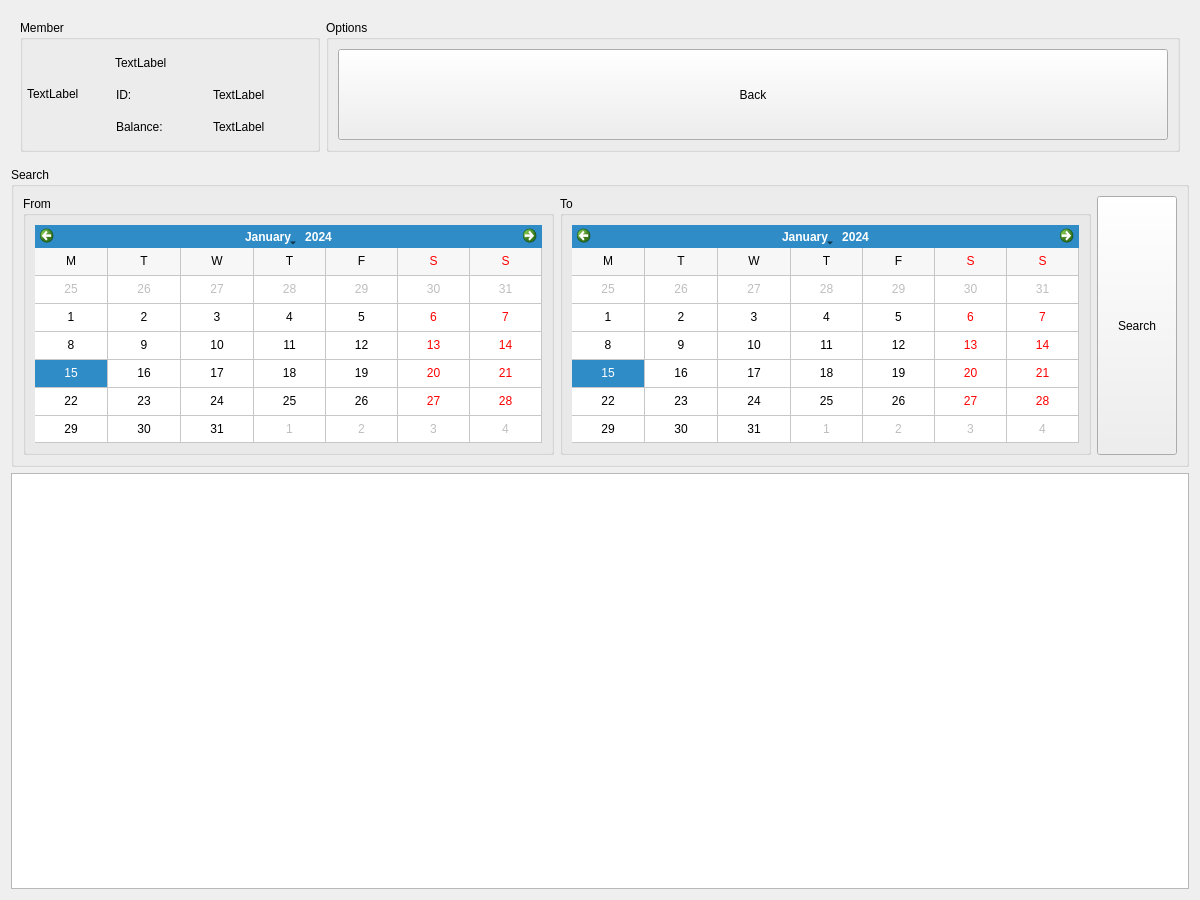
<?xml version="1.0" encoding="UTF-8"?>
<ui version="4.0">
 <class>AccountView</class>
 <widget class="QWidget" name="AccountView">
  <property name="geometry">
   <rect>
    <x>0</x>
    <y>0</y>
    <width>1200</width>
    <height>900</height>
   </rect>
  </property>
  <property name="minimumSize">
   <size>
    <width>1200</width>
    <height>900</height>
   </size>
  </property>
  <property name="windowTitle">
   <string>Account View</string>
  </property>
  <layout class="QVBoxLayout" name="verticalLayout">
   <item>
    <widget class="QWidget" name="topPanelWidget" native="true">
     <property name="minimumSize">
      <size>
       <width>0</width>
       <height>150</height>
      </size>
     </property>
     <property name="maximumSize">
      <size>
       <width>16777215</width>
       <height>150</height>
      </size>
     </property>
     <layout class="QHBoxLayout" name="horizontalLayout">
      <item>
       <widget class="QGroupBox" name="memberGroupBox">
        <property name="minimumSize">
         <size>
          <width>300</width>
          <height>0</height>
         </size>
        </property>
        <property name="maximumSize">
         <size>
          <width>300</width>
          <height>16777215</height>
         </size>
        </property>
        <property name="title">
         <string>Member</string>
        </property>
        <layout class="QHBoxLayout" name="horizontalLayout_3">
         <property name="spacing">
          <number>4</number>
         </property>
         <property name="leftMargin">
          <number>4</number>
         </property>
         <property name="topMargin">
          <number>4</number>
         </property>
         <property name="rightMargin">
          <number>4</number>
         </property>
         <property name="bottomMargin">
          <number>4</number>
         </property>
         <item>
          <widget class="QLabel" name="memberImage">
           <property name="minimumSize">
            <size>
             <width>80</width>
             <height>80</height>
            </size>
           </property>
           <property name="maximumSize">
            <size>
             <width>80</width>
             <height>80</height>
            </size>
           </property>
           <property name="text">
            <string>TextLabel</string>
           </property>
          </widget>
         </item>
         <item>
          <widget class="QWidget" name="memberView" native="true">
           <layout class="QVBoxLayout" name="verticalLayout_2">
            <property name="spacing">
             <number>3</number>
            </property>
            <property name="leftMargin">
             <number>4</number>
            </property>
            <property name="topMargin">
             <number>4</number>
            </property>
            <property name="rightMargin">
             <number>4</number>
            </property>
            <property name="bottomMargin">
             <number>4</number>
            </property>
            <item>
             <widget class="QLabel" name="memberNameLabel">
              <property name="text">
               <string>TextLabel</string>
              </property>
             </widget>
            </item>
            <item>
             <widget class="QWidget" name="memberIdWidget" native="true">
              <layout class="QHBoxLayout" name="horizontalLayout_4">
               <property name="spacing">
                <number>1</number>
               </property>
               <property name="leftMargin">
                <number>1</number>
               </property>
               <property name="topMargin">
                <number>1</number>
               </property>
               <property name="rightMargin">
                <number>1</number>
               </property>
               <property name="bottomMargin">
                <number>1</number>
               </property>
               <item>
                <widget class="QLabel" name="memberIdLabel">
                 <property name="text">
                  <string>ID:</string>
                 </property>
                </widget>
               </item>
               <item>
                <widget class="QLabel" name="memberIdInfo">
                 <property name="text">
                  <string>TextLabel</string>
                 </property>
                </widget>
               </item>
              </layout>
             </widget>
            </item>
            <item>
             <widget class="QWidget" name="memberAccountWidget" native="true">
              <layout class="QHBoxLayout" name="horizontalLayout_5">
               <property name="spacing">
                <number>1</number>
               </property>
               <property name="leftMargin">
                <number>1</number>
               </property>
               <property name="topMargin">
                <number>1</number>
               </property>
               <property name="rightMargin">
                <number>1</number>
               </property>
               <property name="bottomMargin">
                <number>1</number>
               </property>
               <item>
                <widget class="QLabel" name="memberBalanceLabel">
                 <property name="text">
                  <string>Balance:</string>
                 </property>
                </widget>
               </item>
               <item>
                <widget class="QLabel" name="memberBalanceInfo">
                 <property name="text">
                  <string>TextLabel</string>
                 </property>
                </widget>
               </item>
              </layout>
             </widget>
            </item>
           </layout>
          </widget>
         </item>
        </layout>
       </widget>
      </item>
      <item>
       <widget class="QGroupBox" name="optionsGroupBox">
        <property name="title">
         <string>Options</string>
        </property>
        <layout class="QHBoxLayout" name="horizontalLayout_2">
         <item>
          <widget class="QPushButton" name="backPushButton">
           <property name="sizePolicy">
            <sizepolicy hsizetype="Minimum" vsizetype="Expanding">
             <horstretch>0</horstretch>
             <verstretch>0</verstretch>
            </sizepolicy>
           </property>
           <property name="text">
            <string>Back</string>
           </property>
          </widget>
         </item>
        </layout>
       </widget>
      </item>
     </layout>
    </widget>
   </item>
   <item>
    <widget class="QGroupBox" name="searchGroupBox">
     <property name="minimumSize">
      <size>
       <width>0</width>
       <height>300</height>
      </size>
     </property>
     <property name="maximumSize">
      <size>
       <width>16777215</width>
       <height>300</height>
      </size>
     </property>
     <property name="title">
      <string>Search</string>
     </property>
     <layout class="QHBoxLayout" name="horizontalLayout_6">
      <item>
       <widget class="QGroupBox" name="fromGroupBox">
        <property name="minimumSize">
         <size>
          <width>0</width>
          <height>0</height>
         </size>
        </property>
        <property name="title">
         <string>From</string>
        </property>
        <layout class="QHBoxLayout" name="horizontalLayout_7">
         <item>
          <widget class="QCalendarWidget" name="fromCalendarWidget">
           <property name="gridVisible">
            <bool>true</bool>
           </property>
           <property name="horizontalHeaderFormat">
            <enum>QCalendarWidget::SingleLetterDayNames</enum>
           </property>
           <property name="verticalHeaderFormat">
            <enum>QCalendarWidget::NoVerticalHeader</enum>
           </property>
           <property name="dateEditEnabled">
            <bool>false</bool>
           </property>
          </widget>
         </item>
        </layout>
       </widget>
      </item>
      <item>
       <widget class="QGroupBox" name="toGroupBox">
        <property name="minimumSize">
         <size>
          <width>450</width>
          <height>0</height>
         </size>
        </property>
        <property name="title">
         <string>To</string>
        </property>
        <layout class="QHBoxLayout" name="horizontalLayout_8">
         <item>
          <widget class="QCalendarWidget" name="toCalendarWidget">
           <property name="gridVisible">
            <bool>true</bool>
           </property>
           <property name="horizontalHeaderFormat">
            <enum>QCalendarWidget::SingleLetterDayNames</enum>
           </property>
           <property name="verticalHeaderFormat">
            <enum>QCalendarWidget::NoVerticalHeader</enum>
           </property>
           <property name="dateEditEnabled">
            <bool>false</bool>
           </property>
          </widget>
         </item>
        </layout>
       </widget>
      </item>
      <item>
       <widget class="QPushButton" name="searchButton">
        <property name="sizePolicy">
         <sizepolicy hsizetype="Minimum" vsizetype="Expanding">
          <horstretch>0</horstretch>
          <verstretch>0</verstretch>
         </sizepolicy>
        </property>
        <property name="text">
         <string>Search</string>
        </property>
       </widget>
      </item>
     </layout>
    </widget>
   </item>
   <item>
    <widget class="QTableWidget" name="accountTableWidget">
     <property name="editTriggers">
      <set>QAbstractItemView::NoEditTriggers</set>
     </property>
     <property name="selectionMode">
      <enum>QAbstractItemView::NoSelection</enum>
     </property>
     <property name="selectionBehavior">
      <enum>QAbstractItemView::SelectRows</enum>
     </property>
    </widget>
   </item>
  </layout>
 </widget>
 <resources/>
 <connections/>
</ui>
